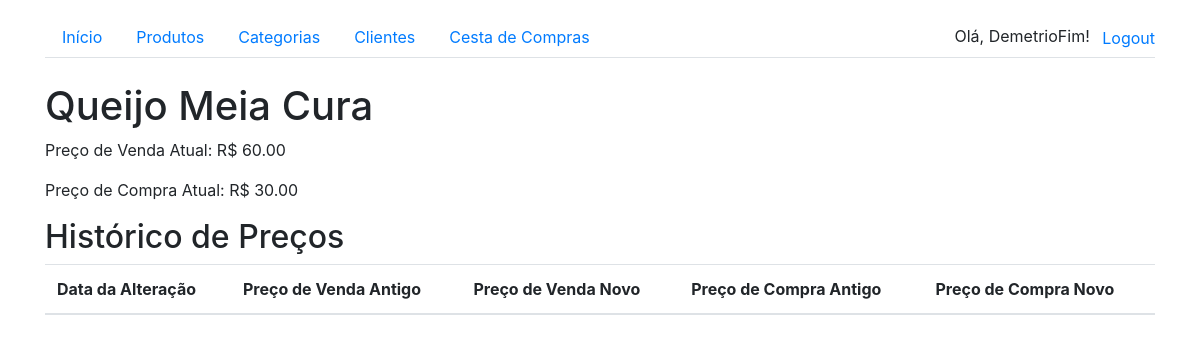
Before: /produtos/1/detalhes_produto/ (signed in) with the older database file.
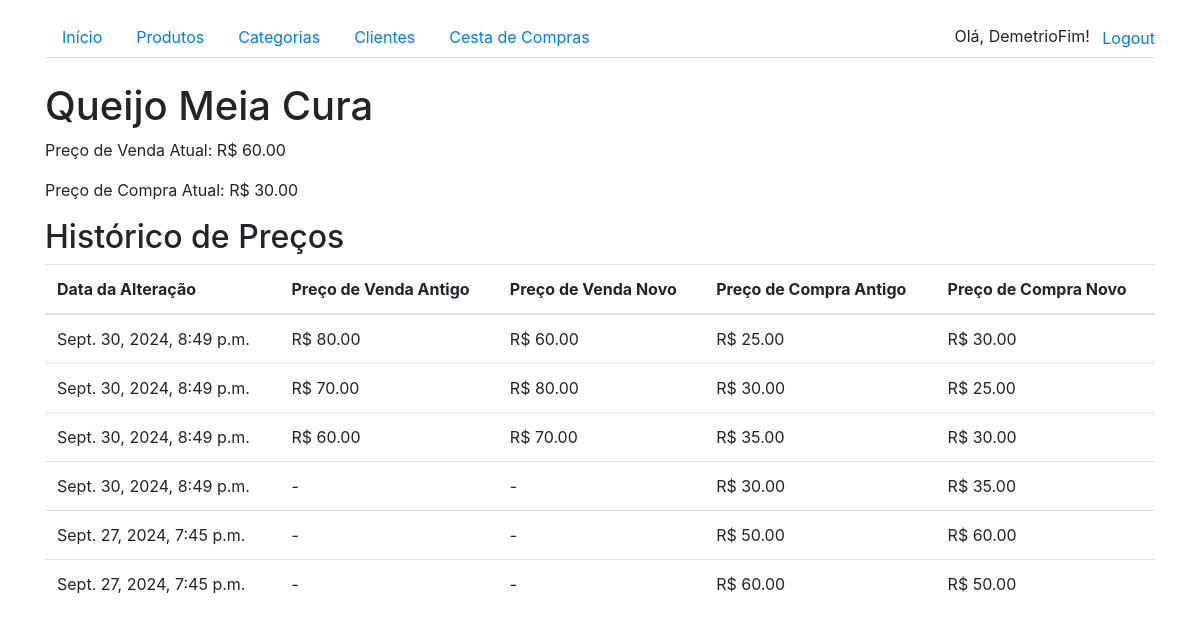
After: the same page with the newer database file.
### products/models.py (models this page shows, shortened)
class Produto(models.Model):
    nome = models.CharField(max_length=255)
    descricao = models.TextField()
    preco_venda = models.DecimalField(max_digits=10, decimal_places=2)
    preco_compra = models.DecimalField(max_digits=10, decimal_places=2, null=True, blank=True)  # Novo campo
    imagem = models.ImageField(upload_to='produtos/', blank=True, null=True)
    categoria = models.ForeignKey(Categoria, on_delete=models.CASCADE, related_name='produtos')

class HistoricoPreco(models.Model):
    produto = models.ForeignKey(Produto, related_name='historico_precos', on_delete=models.CASCADE)
    preco_venda_antigo = models.DecimalField(max_digits=10, decimal_places=2, null=True, blank=True)
    preco_venda_novo = models.DecimalField(max_digits=10, decimal_places=2, null=True, blank=True)
    preco_compra_antigo = models.DecimalField(max_digits=10, decimal_places=2, null=True, blank=True)
    preco_compra_novo = models.DecimalField(max_digits=10, decimal_places=2, null=True, blank=True)
    alterado_em = models.DateTimeField(default=timezone.now)

### products/views.py (the view)
# urls.py: path('produtos/<int:produto_id>/detalhes_produto/', views.detalhes_produto, name='detalhes_produto'),
def detalhes_produto(request, produto_id):
    produto = get_object_or_404(Produto, id=produto_id)
    historicos = produto.historico_precos.all().order_by('-alterado_em')
    return render(request, 'products/detalhes_produto.html', {
        'produto': produto,
        'historicos': historicos
    })

### products/templates/products/detalhes_produto.html
{% extends 'base.html' %}
{% block content %}
<h1>{{ produto.nome }}</h1>
<p>Preço de Venda Atual: R$ {{ produto.preco_venda }}</p>
<p>Preço de Compra Atual: R$ {{ produto.preco_compra }}</p>
<h2>Histórico de Preços</h2>
<table class="table">
    <thead>
        <tr>
            <th>Data da Alteração</th>
            <th>Preço de Venda Antigo</th>
            <th>Preço de Venda Novo</th>
            <th>Preço de Compra Antigo</th>
            <th>Preço de Compra Novo</th>
        </tr>
    </thead>
    <tbody>
        {% for historico in historicos %}
        <tr>
            <td>{{ historico.alterado_em }}</td>
            <td>
                {% if historico.preco_venda_antigo %}
                    R$ {{ historico.preco_venda_antigo }}
                {% else %}
                    -
                {% endif %}
            </td>
            <td>
                {% if historico.preco_venda_novo %}
                    R$ {{ historico.preco_venda_novo }}
                {% else %}
                    -
                {% endif %}
            </td>
            <td>
                {% if historico.preco_compra_antigo %}
                    R$ {{ historico.preco_compra_antigo }}
                {% else %}
                    -
                {% endif %}
            </td>
            <td>
                {% if historico.preco_compra_novo %}
                    R$ {{ historico.preco_compra_novo }}
                {% else %}
                    -
                {% endif %}
            </td>
        </tr>
        {% endfor %}
    </tbody>
</table>
{% endblock %}

### products/templates/base.html (shortened to what this page needs)
<!DOCTYPE html>
<html lang="en">
<head>
    <link rel="stylesheet" href="https://stackpath.bootstrapcdn.com/bootstrap/4.5.2/css/bootstrap.min.css">
</head>
<body>
    <div class="container">
        <ul class="nav nav-tabs mt-3">
            <li class="nav-item">
                <a class="nav-link" href="{% url 'index' %}">Início</a>
            </li>
            <li class="nav-item">
                <a class="nav-link" href="{% url 'lista_produtos' %}">Produtos</a>
            </li>
            <li class="nav-item">
                <a class="nav-link" href="{% url 'lista_categorias' %}">Categorias</a>
            </li>
            <li class="nav-item">
                <a class="nav-link" href="{% url 'lista_clientes' %}">Clientes</a>
            </li>
            <li class="nav-item">
                <a class="nav-link" href="{% url 'lista_cestas' %}">Cesta de Compras</a>
            </li>
            <li class="nav-item ml-auto">
                {% if user.is_authenticated %}
                    <span class="navbar-text mr-2">Olá, {{ user.username }}!</span>
                    <form method="post" action="{% url 'logout' %}" style="display: inline;">
                        <button type="submit" class="btn btn-link nav-link" style="display: inline; padding: 0; border: none; background: none;">Logout</button>
                    </form>
                {% else %}
                    <a class="nav-link" href="{% url 'login' %}">Login</a>
                {% endif %}
            </li>
        </ul>
        <div class="mt-4">
            {% block content %}
            {% endblock %}
        </div>
    </div>
</body>
</html>

Changed rows visible on the page:
added HistoricoPreco: alterado_em "Sept. 30, 2024, 8:49 p.m.", preco_venda_antigo "80.00", preco_venda_novo "60.00", preco_compra_antigo "25.00", preco_compra_novo "30.00"
added HistoricoPreco: alterado_em "Sept. 30, 2024, 8:49 p.m.", preco_venda_antigo "70.00", preco_venda_novo "80.00", preco_compra_antigo "30.00", preco_compra_novo "25.00"
added HistoricoPreco: alterado_em "Sept. 30, 2024, 8:49 p.m.", preco_venda_antigo "60.00", preco_venda_novo "70.00", preco_compra_antigo "35.00", preco_compra_novo "30.00"
added HistoricoPreco: alterado_em "Sept. 30, 2024, 8:49 p.m.", preco_compra_antigo "30.00", preco_compra_novo "35.00"
added HistoricoPreco: alterado_em "Sept. 27, 2024, 7:45 p.m.", preco_compra_antigo "50.00", preco_compra_novo "60.00"
added HistoricoPreco: alterado_em "Sept. 27, 2024, 7:45 p.m.", preco_compra_antigo "60.00", preco_compra_novo "50.00"
